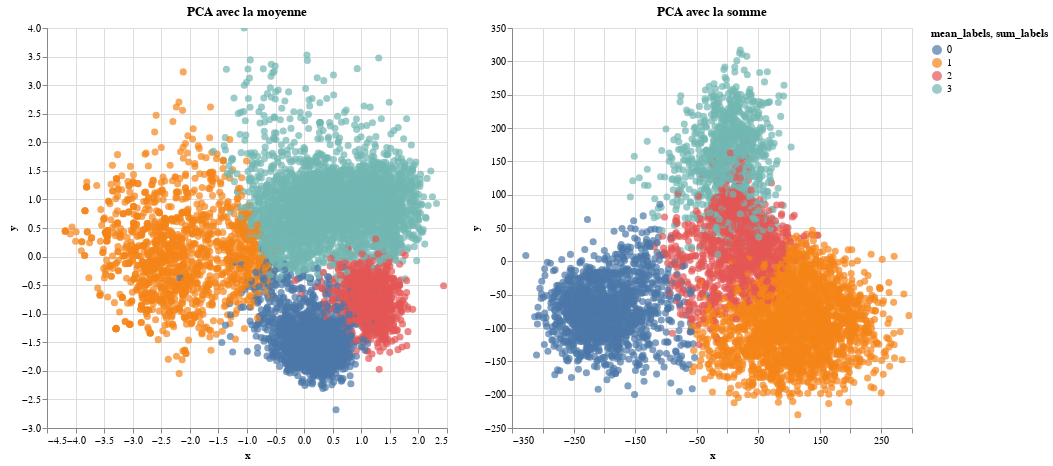

Source (notebook cell):
### Code cell
import altair as alt
alt.data_transformers.enable("vegafusion")

pca_reduced = reduce_dimensions_for_vis(dict_of_embeddings, method="pca")
umap_reduced = reduce_dimensions_for_vis(dict_of_embeddings, method="umap")

df_pca_sum = pd.DataFrame(pca_reduced['sum'], columns=['x', 'y'])
df_pca_sum['sum_labels'] = clusters['sum_labels']
df_pca_sum['type'] = 'sum'

df_pca_mean = pd.DataFrame(pca_reduced['mean'], columns=['x', 'y'])
df_pca_mean['mean_labels'] = clusters['mean_labels']
df_pca_mean['type'] = 'mean'

df_umap_sum = pd.DataFrame(umap_reduced['sum'], columns=['x', 'y'])
df_umap_sum['sum_labels'] = clusters['sum_labels']
df_umap_sum['type'] = 'sum'

df_umap_mean = pd.DataFrame(umap_reduced['mean'], columns=['x', 'y'])
df_umap_mean['mean_labels'] = clusters['mean_labels']
df_umap_mean['type'] = 'mean'


pca_chart = alt.Chart(df_pca_mean).mark_circle(size=50).encode(
    x='x:Q',
    y='y:Q',
    color='mean_labels:N',
    shape='type:N',
    tooltip=['mean_labels', 'type']
).properties(
    width=400,
    height=400,
    title="PCA avec la moyenne"
).interactive()

umap_chart = alt.Chart(df_pca_sum).mark_circle(size=50).encode(
    x='x:Q',
    y='y:Q',
    color='sum_labels:N',
    shape='type:N',
    tooltip=['sum_labels', 'type']
).properties(
    width=400,
    height=400,
    title="PCA avec la somme"
).interactive()

pca_chart | umap_chart

### Figure 1 — Vega specification as saved in the notebook (floating-point values rounded to 4 significant figures; data arrays with more than 128 entries replaced by an {"elided": "..."} marker saying what was removed)
{"$schema": "https://vega.github.io/schema/vega/v5.json", "data": [{"name": "param_25_store"}, {"name": "param_26_store"}, {"name": "source_0", "values": {"elided": "7095 records"}}, {"name": "source_1", "values": {"elided": "7095 records"}}, {"name": "source_0_color_domain_mean_labels_0", "values": [{"mean_labels": 3}, {"mean_labels": 0}, {"mean_labels": 2}, {"mean_labels": 1}]}, {"name": "source_1_color_domain_sum_labels_1", "values": [{"sum_labels": 2}, {"sum_labels": 0}, {"sum_labels": 3}, {"sum_labels": 1}]}, {"name": "source_0_view_25_x_domain_x", "values": [{"min": -4.18, "max": 2.441}]}, {"name": "source_0_view_25_y_domain_y", "values": [{"min": -2.68, "max": 4.0}]}, {"name": "source_1_view_26_x_domain_x", "values": [{"min": -327.5, "max": 295.1}]}, {"name": "source_1_view_26_y_domain_y", "values": [{"min": -230.1, "max": 317.1}]}], "signals": [{"name": "childWidth", "value": 400}, {"name": "unit", "value": {}, "on": [{"events": "pointermove", "update": "isTuple(group()) ? group() : unit"}]}, {"name": "param_25", "update": "{\"x\": param_25_x, \"y\": param_25_y}"}, {"name": "param_25_x"}, {"name": "param_25_y"}, {"name": "param_26", "update": "{\"x\": param_26_x, \"y\": param_26_y}"}, {"name": "param_26_x"}, {"name": "param_26_y"}], "marks": [{"type": "group", "name": "view_25_group", "encode": {"update": {"width": {"signal": "childWidth"}, "height": {"signal": "height"}}}, "signals": [{"name": "param_25_x", "on": [{"events": [{"source": "view", "type": "dblclick"}], "update": "null"}, {"events": {"signal": "param_25_translate_delta"}, "update": "panLinear(param_25_translate_anchor.extent_x, -param_25_translate_delta.x / childWidth)"}, {"events": {"signal": "param_25_zoom_delta"}, "update": "zoomLinear(domain(\"view_25_x\"), param_25_zoom_anchor.x, param_25_zoom_delta)"}], "push": "outer"}, {"name": "param_25_y", "on": [{"events": [{"source": "view", "type": "dblclick"}], "update": "null"}, {"events": {"signal": "param_25_translate_delta"}, "update": "panLinear(param_25_translate_anchor.extent_y, param_25_translate_delta.y / height)"}, {"events": {"signal": "param_25_zoom_delta"}, "update": "zoomLinear(domain(\"view_25_y\"), param_25_zoom_anchor.y, param_25_zoom_delta)"}], "push": "outer"}, {"name": "param_25_tuple", "on": [{"events": [{"signal": "param_25_x || param_25_y"}], "update": "param_25_x && param_25_y ? {unit: \"view_25\", fields: param_25_tuple_fields, values: [param_25_x,param_25_y]} : null"}]}, {"name": "param_25_tuple_fields", "value": [{"field": "x", "channel": "x", "type": "R"}, {"field": "y", "channel": "y", "type": "R"}]}, {"name": "param_25_translate_anchor", "value": {}, "on": [{"events": [{"source": "scope", "type": "pointerdown"}], "update": "{x: x(unit), y: y(unit), extent_x: domain(\"view_25_x\"), extent_y: domain(\"view_25_y\")}"}]}, {"name": "param_25_translate_delta", "value": {}, "on": [{"events": [{"source": "window", "between": [{"source": "scope", "type": "pointerdown"}, {"source": "window", "type": "pointerup"}], "consume": true, "type": "pointermove"}], "update": "{x: param_25_translate_anchor.x - x(unit), y: param_25_translate_anchor.y - y(unit)}"}]}, {"name": "param_25_zoom_anchor", "on": [{"events": [{"source": "scope", "type": "wheel", "consume": true}], "update": "{x: invert(\"view_25_x\", x(unit)), y: invert(\"view_25_y\", y(unit))}"}]}, {"name": "param_25_zoom_delta", "on": [{"events": [{"source": "scope", "consume": true, "type": "wheel"}], "update": "pow(1.001, event.deltaY * pow(16, event.deltaMode))", "force": true}]}, {"name": "param_25_modify", "on": [{"events": {"signal": "param_25_tuple"}, "update": "modify(\"param_25_store\", param_25_tuple, true)"}]}], "marks": [{"type": "symbol", "name": "view_25_marks", "from": {"data": "source_0"}, "encode": {"update": {"size": {"value": 50}, "opacity": {"value": 0.7}, "tooltip": {"signal": "{\"mean_labels\": format(datum[\"mean_labels\"], \"\"), \"type\": isValid(datum[\"type\"]) ? datum[\"type\"] : \"\"+datum[\"type\"]}"}, "fill": {"field": "mean_labels", "scale": "color"}, "shape": {"value": "circle"}, "x": {"field": "x", "scale": "view_25_x"}, "y": {"field": "y", "scale": "view_25_y"}}}, "style": ["circle"], "clip": true, "interactive": true}], "axes": [{"scale": "view_25_x", "orient": "bottom", "aria": false, "tickCount": {"signal": "ceil(childWidth/40)"}, "maxExtent": 0, "gridScale": "view_25_y", "domain": false, "grid": true, "labels": false, "ticks": false, "minExtent": 0, "zindex": 0}, {"scale": "view_25_y", "domain": false, "maxExtent": 0, "gridScale": "view_25_x", "minExtent": 0, "tickCount": {"signal": "ceil(height/40)"}, "orient": "left", "grid": true, "aria": false, "ticks": false, "zindex": 0, "labels": false}, {"scale": "view_25_x", "tickCount": {"signal": "ceil(childWidth/40)"}, "grid": false, "zindex": 0, "title": "x", "labelFlush": true, "labelOverlap": true, "orient": "bottom"}, {"scale": "view_25_y", "tickCount": {"signal": "ceil(height/40)"}, "zindex": 0, "labelOverlap": true, "orient": "left", "grid": false, "title": "y"}], "title": {"text": "PCA avec la moyenne", "frame": "group"}, "style": "cell"}, {"type": "group", "name": "view_26_group", "encode": {"update": {"height": {"signal": "height"}, "width": {"signal": "childWidth"}}}, "signals": [{"name": "param_26_x", "on": [{"events": [{"source": "view", "type": "dblclick"}], "update": "null"}, {"events": {"signal": "param_26_translate_delta"}, "update": "panLinear(param_26_translate_anchor.extent_x, -param_26_translate_delta.x / childWidth)"}, {"events": {"signal": "param_26_zoom_delta"}, "update": "zoomLinear(domain(\"view_26_x\"), param_26_zoom_anchor.x, param_26_zoom_delta)"}], "push": "outer"}, {"name": "param_26_y", "on": [{"events": [{"source": "view", "type": "dblclick"}], "update": "null"}, {"events": {"signal": "param_26_translate_delta"}, "update": "panLinear(param_26_translate_anchor.extent_y, param_26_translate_delta.y / height)"}, {"events": {"signal": "param_26_zoom_delta"}, "update": "zoomLinear(domain(\"view_26_y\"), param_26_zoom_anchor.y, param_26_zoom_delta)"}], "push": "outer"}, {"name": "param_26_tuple", "on": [{"events": [{"signal": "param_26_x || param_26_y"}], "update": "param_26_x && param_26_y ? {unit: \"view_26\", fields: param_26_tuple_fields, values: [param_26_x,param_26_y]} : null"}]}, {"name": "param_26_tuple_fields", "value": [{"field": "x", "channel": "x", "type": "R"}, {"field": "y", "channel": "y", "type": "R"}]}, {"name": "param_26_translate_anchor", "value": {}, "on": [{"events": [{"source": "scope", "type": "pointerdown"}], "update": "{x: x(unit), y: y(unit), extent_x: domain(\"view_26_x\"), extent_y: domain(\"view_26_y\")}"}]}, {"name": "param_26_translate_delta", "value": {}, "on": [{"events": [{"source": "window", "between": [{"source": "scope", "type": "pointerdown"}, {"source": "window", "type": "pointerup"}], "consume": true, "type": "pointermove"}], "update": "{x: param_26_translate_anchor.x - x(unit), y: param_26_translate_anchor.y - y(unit)}"}]}, {"name": "param_26_zoom_anchor", "on": [{"events": [{"source": "scope", "type": "wheel", "consume": true}], "update": "{x: invert(\"view_26_x\", x(unit)), y: invert(\"view_26_y\", y(unit))}"}]}, {"name": "param_26_zoom_delta", "on": [{"events": [{"source": "scope", "type": "wheel", "consume": true}], "update": "pow(1.001, event.deltaY * pow(16, event.deltaMode))", "force": true}]}, {"name": "param_26_modify", "on": [{"events": {"signal": "param_26_tuple"}, "update": "modify(\"param_26_store\", param_26_tuple, true)"}]}], "marks": [{"type": "symbol", "name": "view_26_marks", "from": {"data": "source_1"}, "encode": {"update": {"size": {"value": 50}, "opacity": {"value": 0.7}, "shape": {"value": "circle"}, "y": {"field": "y", "scale": "view_26_y"}, "fill": {"field": "sum_labels", "scale": "color"}, "x": {"field": "x", "scale": "view_26_x"}, "tooltip": {"signal": "{\"sum_labels\": format(datum[\"sum_labels\"], \"\"), \"type\": isValid(datum[\"type\"]) ? datum[\"type\"] : \"\"+datum[\"type\"]}"}}}, "style": ["circle"], "interactive": true, "clip": true}], "axes": [{"scale": "view_26_x", "orient": "bottom", "grid": true, "labels": false, "zindex": 0, "aria": false, "ticks": false, "tickCount": {"signal": "ceil(childWidth/40)"}, "maxExtent": 0, "domain": false, "minExtent": 0, "gridScale": "view_26_y"}, {"scale": "view_26_y", "domain": false, "tickCount": {"signal": "ceil(height/40)"}, "gridScale": "view_26_x", "orient": "left", "grid": true, "labels": false, "aria": false, "ticks": false, "maxExtent": 0, "zindex": 0, "minExtent": 0}, {"scale": "view_26_x", "zindex": 0, "title": "x", "grid": false, "labelFlush": true, "labelOverlap": true, "orient": "bottom", "tickCount": {"signal": "ceil(childWidth/40)"}}, {"scale": "view_26_y", "orient": "left", "zindex": 0, "grid": false, "title": "y", "tickCount": {"signal": "ceil(height/40)"}, "labelOverlap": true}], "title": {"text": "PCA avec la somme", "frame": "group"}, "style": "cell"}], "scales": [{"name": "color", "type": "ordinal", "domain": {"fields": [{"data": "source_0_color_domain_mean_labels_0", "field": "mean_labels"}, {"data": "source_1_color_domain_sum_labels_1", "field": "sum_labels"}], "sort": true}, "range": "category"}, {"name": "view_25_x", "type": "linear", "domain": [{"signal": "(data(\"source_0_view_25_x_domain_x\")[0] || {}).min"}, {"signal": "(data(\"source_0_view_25_x_domain_x\")[0] || {}).max"}], "range": [0, {"signal": "childWidth"}], "nice": true, "zero": true, "domainRaw": {"signal": "param_25[\"x\"]"}}, {"name": "view_25_y", "type": "linear", "domain": [{"signal": "(data(\"source_0_view_25_y_domain_y\")[0] || {}).min"}, {"signal": "(data(\"source_0_view_25_y_domain_y\")[0] || {}).max"}], "range": [{"signal": "height"}, 0], "zero": true, "domainRaw": {"signal": "param_25[\"y\"]"}, "nice": true}, {"name": "view_26_x", "type": "linear", "domain": [{"signal": "(data(\"source_1_view_26_x_domain_x\")[0] || {}).min"}, {"signal": "(data(\"source_1_view_26_x_domain_x\")[0] || {}).max"}], "range": [0, {"signal": "childWidth"}], "domainRaw": {"signal": "param_26[\"x\"]"}, "zero": true, "nice": true}, {"name": "view_26_y", "type": "linear", "domain": [{"signal": "(data(\"source_1_view_26_y_domain_y\")[0] || {}).min"}, {"signal": "(data(\"source_1_view_26_y_domain_y\")[0] || {}).max"}], "range": [{"signal": "height"}, 0], "nice": true, "zero": true, "domainRaw": {"signal": "param_26[\"y\"]"}}], "height": 400, "legends": [{"fill": "color", "symbolType": "circle", "title": "mean_labels, sum_labels", "encode": {"symbols": {"update": {"opacity": {"value": 0.7}}}}}], "background": "white", "layout": {"padding": 20, "bounds": "full", "align": "each"}, "padding": 5}
